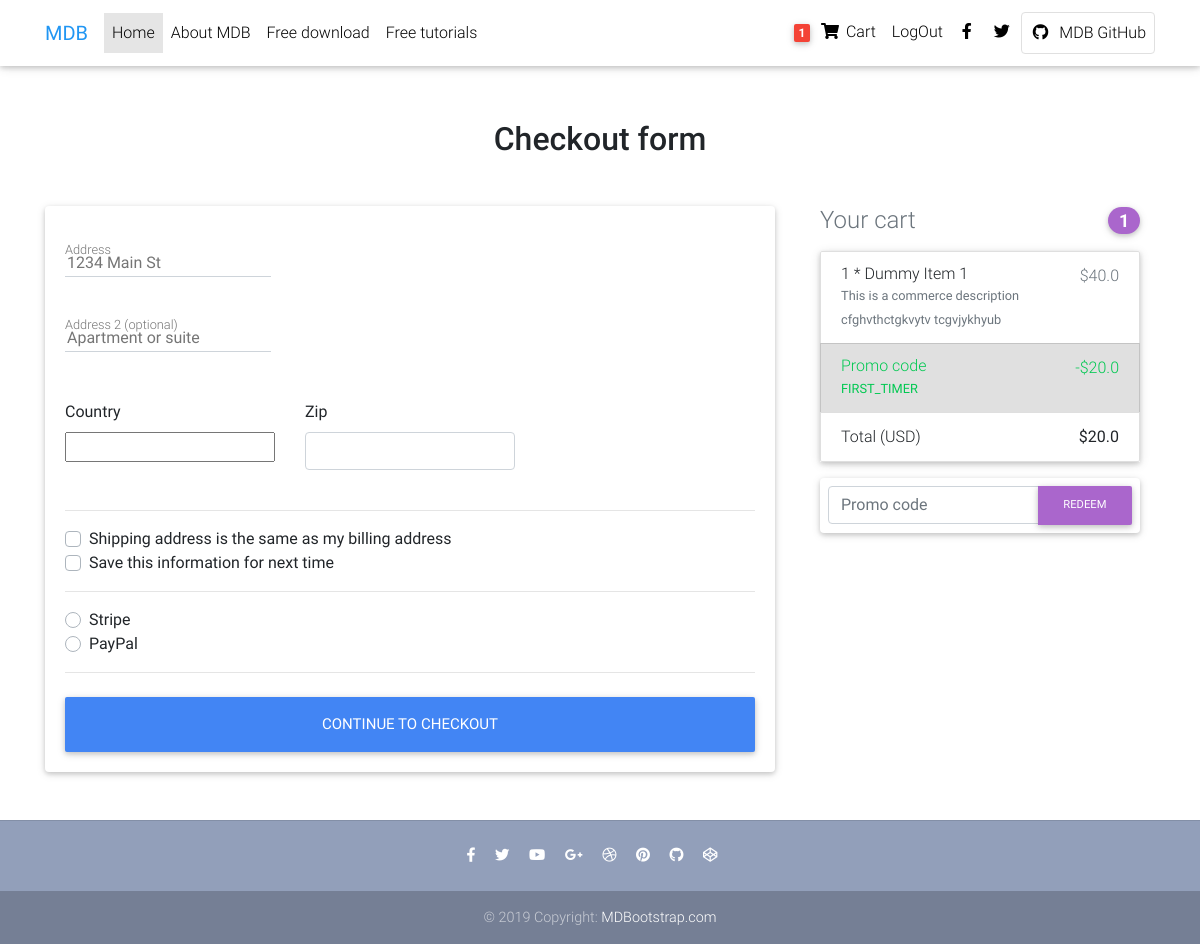
Screenshot of /checkout/ (signed in) with the database file from the repository.
### ecommerce/models.py (models this page shows, shortened)
class Order(models.Model):
    user = models.ForeignKey(settings.AUTH_USER_MODEL, on_delete=models.CASCADE)
    items = models.ManyToManyField(OrderItem)
    start_date = models.DateTimeField(auto_now_add=True)
    ordered_date = models.DateTimeField()
    ordered = models.BooleanField(default=False)
    billing_address = models.ForeignKey('BillingAddress', on_delete=models.SET_NULL, blank=True, null=True)
    payment = models.ForeignKey('Payment', on_delete=models.SET_NULL, blank=True, null=True)
    coupon = models.ForeignKey('Coupon', on_delete=models.SET_NULL, blank=True, null=True)
    def get_total(self):
        total = 0
        for order_item in self.items.all():
            total += order_item.get_final_price()
        total -= self.coupon.amount
        return total

class OrderItem(models.Model):
    user = models.ForeignKey(settings.AUTH_USER_MODEL, on_delete=models.CASCADE)
    ordered = models.BooleanField(default=False)
    item = models.ForeignKey(Item, on_delete=models.CASCADE)
    quantity = models.IntegerField(default=1)
    def get_total_discount_item_price(self):
        return self.quantity * self.item.discount_price
    def get_final_price(self):
        if self.item.discount_price:
            return self.get_total_discount_item_price()
        else:
            return self.get_total_item_price()

class Item(models.Model):
    title = models.CharField(max_length=100)
    price = models.FloatField()
    discount_price = models.FloatField(blank=True, null=True)
    category = models.CharField(choices=CATEGORY_CHOICES, max_length=2)
    label = models.CharField(choices=LABEL_CHOICES, max_length=1)
    slug = models.SlugField()
    description = models.TextField()
    image = models.ImageField()

class Coupon(models.Model):
    code = models.CharField(max_length=15)
    amount = models.FloatField()

### ecommerce/views.py (the view, shortened to what this page needs)
# urls.py: path('checkout/', CheckoutView.as_view(), name='checkout'),
class CheckoutView(View):
    def get(self, *args, **kwargs):
        try:
            order = Order.objects.get(user=self.request.user, ordered=False)
            form = CheckoutForm()
            context = {
                'form': form,
                'couponform': CouponForm(),
                'order': order,
                'DISPLAY_COUPON_FORM': True
            }
            return render(self.request, "checkout-page.html", context)
        except ObjectDoesNotExist:
            messages.info(self.request, "Yuo do not have an active order")
            return redirect("checkout")

### ecommerce/forms.py
class CheckoutForm(forms.Form):
    street_address = forms.CharField(widget=forms.TextInput(attrs={
        'placeholder': '1234 Main St'
    }))
    apartment_address = forms.CharField(required=False, widget=forms.TextInput(attrs={
        'placeholder': 'Apartment or suite'
    }))
    country = CountryField(blank_label='(select country)').formfield(widget=CountrySelectWidget(attrs={
        'class': 'custom-select d-block w-100'
    }))
    zip = forms.CharField(widget=forms.TextInput(attrs={
        'class': 'form-control'
    }))
    same_shipping_address = forms.BooleanField(required=False)
    save_info = forms.BooleanField(required=False)
    payment_option = forms.ChoiceField(widget=forms.RadioSelect, choices=PAYMENT_CHOICES)

class CouponForm(forms.Form):
    code = forms.CharField(widget=forms.TextInput(attrs={
        'class': 'form-control',
        'placeholder': 'Promo code',
        'aria - label': "Recipient's username",
        'aria - describedby': "basic-addon2"
    }))

### ecommerce/templatetags/cart_template_tags.py (called while the page is built)
@register.filter
def cart_item_count(user):
    if user.is_authenticated:
        qs = Order.objects.filter(user=user, ordered=False)
        if qs.exists():
            return qs[0].items.count()
    return 0

### templates/checkout-page.html (shortened to what this page needs)
{% extends 'base.html' %}
{% load crispy_forms_tags %}
{% load static %}
{% block content %}
  <main>
    <div class="container wow fadeIn">
      <h2 class="my-5 h2 text-center">Checkout form</h2>
      <div class="row">
        <div class="col-md-8 mb-4">
          <div class="card">
            <form method="POST" class="card-body">
              <div class="md-form mb-5">
                  {{ form.street_address }}
                <label for="address" class="">Address</label>
              </div>
              <div class="md-form mb-5">
                  {{ form.apartment_address }}
                <label for="address-2" class="">Address 2 (optional)</label>
              </div>
              <div class="row">
                <div class="col-lg-4 col-md-12 mb-4">
                  <label for="country">Country</label>
                    {{ form.country }}
                </div>
                <div class="col-lg-4 col-md-6 mb-4">
                  <label for="zip">Zip</label>
                    {{ form.zip }}
                </div>
              </div>
              <hr>
              <div class="custom-control custom-checkbox">
                <label class="custom-control-label" for="same-address">Shipping address is the same as my billing address</label>
              </div>
              <div class="custom-control custom-checkbox">
                <label class="custom-control-label" for="save-info">Save this information for next time</label>
              </div>
              <hr>
              <div class="d-block my-3">
                  {% for value, name in form.fields.payment_option.choices %}
                <div class="custom-control custom-radio">
                  <label class="custom-control-label" for="{{ name }}">{{ name }}</label>
                </div>
                  {% endfor %}
              </div>
              <hr class="mb-4">
              <button class="btn btn-primary btn-lg btn-block" type="submit">Continue to checkout</button>
            </form>
          </div>
        </div>
        <div class="col-md-4 mb-4">
         {% include "order_snippet.html" %}
        </div>
      </div>
    </div>
  </main>
 {% endblock content %}

### templates/navbar.html (shortened to what this page needs)
{% load cart_template_tags %}
  <nav class="navbar fixed-top navbar-expand-lg navbar-light white scrolling-navbar">
    <div class="container">
      <a class="navbar-brand waves-effect" href="https://mdbootstrap.com/docs/jquery/" target="_blank">
        <strong class="blue-text">MDB</strong>
      </a>
      <div class="collapse navbar-collapse" id="navbarSupportedContent">
        <ul class="navbar-nav mr-auto">
          <li class="nav-item active">
            <a class="nav-link waves-effect" href="#">Home
            </a>
          </li>
          <li class="nav-item">
            <a class="nav-link waves-effect" href="https://mdbootstrap.com/docs/jquery/" target="_blank">About MDB</a>
          </li>
          <li class="nav-item">
            <a class="nav-link waves-effect" href="https://mdbootstrap.com/docs/jquery/getting-started/download/"
              target="_blank">Free download</a>
          </li>
          <li class="nav-item">
            <a class="nav-link waves-effect" href="https://mdbootstrap.com/education/bootstrap/" target="_blank">Free
              tutorials</a>
          </li>
        </ul>
        <ul class="navbar-nav nav-flex-icons">
            {% if request.user.is_authenticated %}
          <li class="nav-item">
            <a  href="{% url 'order-summary' %}" class="nav-link waves-effect">
              <span class="badge red z-depth-1 mr-1"> {{ request.user|cart_item_count }} </span>
              <i class="fas fa-shopping-cart"></i>
              <span class="clearfix d-none d-sm-inline-block"> Cart </span>
            </a>
          </li>
                <li class="nav-item">
            <a class="nav-link waves-effect" href="{% url 'account_logout' %}">
              <span class="clearfix d-none d-sm-inline-block"> LogOut </span>
            </a>
          </li>
            {% endif %}
          <li class="nav-item">
            <a href="https://www.facebook.com/mdbootstrap" class="nav-link waves-effect" target="_blank">
              <i class="fab fa-facebook-f"></i>
            </a>
          </li>
          <li class="nav-item">
            <a href="https://twitter.com/MDBootstrap" class="nav-link waves-effect" target="_blank">
              <i class="fab fa-twitter"></i>
            </a>
          </li>
          <li class="nav-item">
            <a href="https://github.com/mdbootstrap/bootstrap-material-design" class="nav-link border border-light rounded waves-effect"
              target="_blank">
              <i class="fab fa-github mr-2"></i>MDB GitHub
            </a>
          </li>
        </ul>
      </div>
    </div>
  </nav>

### templates/order_snippet.html (shortened to what this page needs)
<div class="col-md-12 mb-4">
          <h4 class="d-flex justify-content-between align-items-center mb-3">
            <span class="text-muted">Your cart</span>
            <span class="badge badge-secondary badge-pill">{{ order.items.count }}</span>
          </h4>
          <ul class="list-group mb-3 z-depth-1">
              {% for order_item in order.items.all %}
            <li class="list-group-item d-flex justify-content-between lh-condensed">
              <div>
                <h6 class="my-0">{{ order_item.quantity }} * {{ order_item.item.title }}</h6>
                <small class="text-muted">{{ order_item.item.description }}</small>
              </div>
              <span class="text-muted">${{ order_item.get_final_price }}</span>
            </li>
           {% endfor %}
            <li class="list-group-item d-flex justify-content-between bg-light">
              <div class="text-success">
                <h6 class="my-0">Promo code</h6>
                <small>{{ order.coupon.code }}</small>
              </div>
              <span class="text-success">-${{ order.coupon.amount }}</span>
            </li>
            <li class="list-group-item d-flex justify-content-between">
              <span>Total (USD)</span>
              <strong>${{ order.get_total }}</strong>
            </li>
          </ul>
{% if DISPLAY_COUPON_FORM %}
          <form class="card p-2" action="{% url 'add-coupon' %}" method="post">
            <div class="input-group">
              {{ couponform.code }}
                <div class="input-group-append">
                <button class="btn btn-secondary btn-md waves-effect m-0" type="submit">Redeem</button>
              </div>
            </div>
          </form>
{% endif %}
        </div>

### templates/base.html (style rules this page uses)
html, body, header, .carousel { height: 60vh; }

### rows the page displays
Order: items.count "1", coupon.code "FIRST_TIMER", coupon.amount "20.0", get_total "20.0"
OrderItem: quantity "1", item "Dummy Item 1", item.description "This is a commerce description cfghvthctgkvytv tcgvjykhyub", get_final_price "40.0"

### other values shown
{{ request.user|cart_item_count }} "1"
{{ name }} "Stripe" "PayPal"
